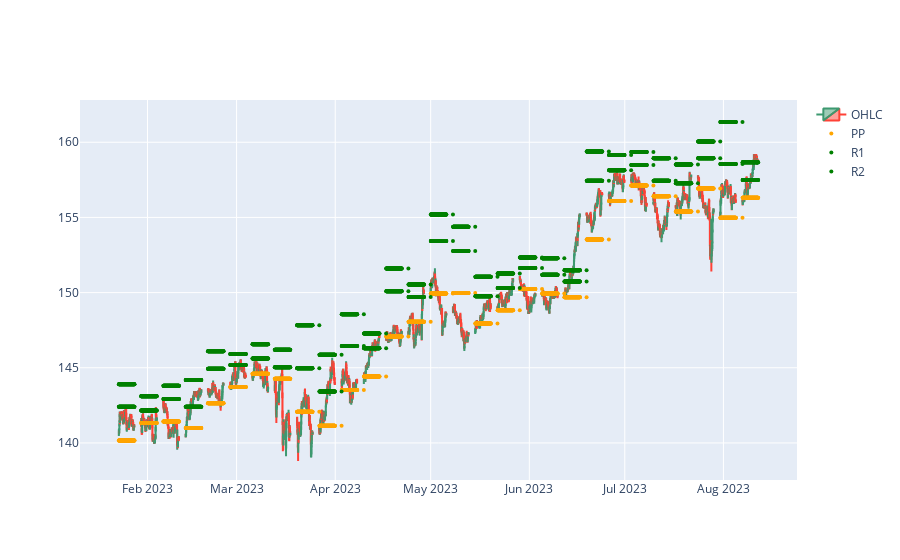

Notebook code for this chart:
### Markdown cell above
Žemiau esančioje grafoje pateikiu pivot point indikatorių su R1 ir R2 lygiais ir kaip jie sąveikauja su mūsų EUR/JPY duomenimis.

### Code cell
import plotly.graph_objects as go

fig = go.Figure(data=[go.Candlestick(x=plot_data.index,
                open=plot_data["Open"],
                high=plot_data["High"],
                low=plot_data["Low"],
                close=plot_data["Close"],
                name="OHLC")])

fig.update_layout(xaxis_rangeslider_visible=False)

fig.add_trace(go.Scatter(
    x=plot_data.index,
    y=plot_data.PP,
    marker=dict(color="orange",size=4),
    mode="markers",
    name="PP"
))

# fig.add_trace(go.Scatter(
#     x=plot_data.index,
#     y=plot_data.S1,
#     marker=dict(color="red",size=4),
#     mode="markers",
#     name="S1"
# ))

# fig.add_trace(go.Scatter(
#     x=plot_data.index,
#     y=plot_data.S2,
#     marker=dict(color="red",size=4),
#     mode="markers",
#     name="S2"
# ))

fig.add_trace(go.Scatter(
    x=plot_data.index,
    y=plot_data.R1,
    marker=dict(color="green",size=4),
    mode="markers",
    name="R1"
))

fig.add_trace(go.Scatter(
    x=plot_data.index,
    y=plot_data.R2,
    marker=dict(color="green",size=4),
    mode="markers",
    name="R2"
))

fig.show()

### Figure 1 — Plotly figure (JSON) as saved in the notebook; plotly's stock layout.template omitted (floating-point values rounded to 4 significant figures; data arrays with more than 128 entries replaced by an {"elided": "..."} marker saying what was removed)
{"data": [{"close": {"elided": "3449 float values"}, "high": {"elided": "3449 float values"}, "low": {"elided": "3449 float values"}, "name": "OHLC", "open": {"elided": "3449 float values"}, "type": "candlestick", "x": {"elided": "3449 str values"}}, {"marker": {"color": "orange", "size": 4}, "mode": "markers", "name": "PP", "type": "scatter", "x": {"elided": "3449 str values"}, "y": {"elided": "3449 float values"}}, {"marker": {"color": "green", "size": 4}, "mode": "markers", "name": "R1", "type": "scatter", "x": {"elided": "3449 str values"}, "y": {"elided": "3449 float values"}}, {"marker": {"color": "green", "size": 4}, "mode": "markers", "name": "R2", "type": "scatter", "x": {"elided": "3449 str values"}, "y": {"elided": "3449 float values"}}], "layout": {"xaxis": {"rangeslider": {"visible": false}}}}
